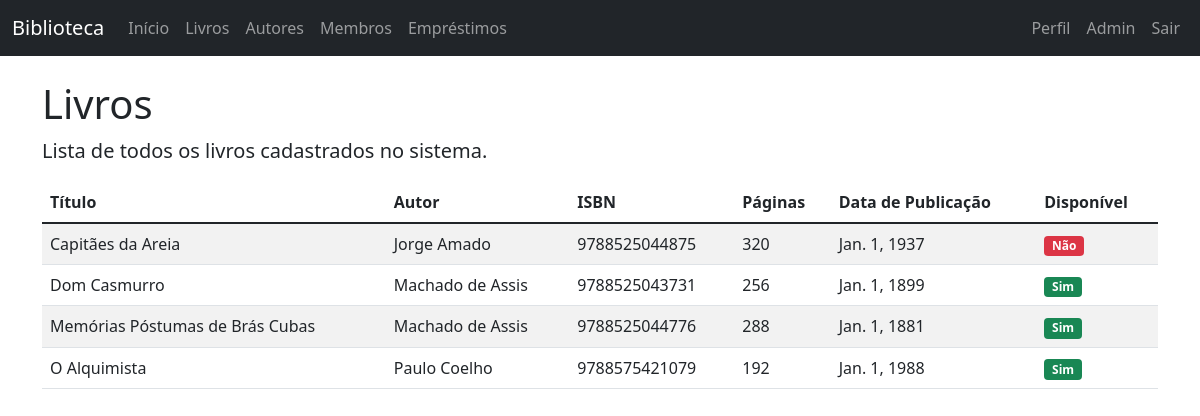
Page /books/ (signed in) on the committed database.
### books/models.py (models this page shows, shortened)
class Book(models.Model):
    title = models.CharField(max_length=200)
    author = models.ForeignKey(Author, on_delete=models.CASCADE, related_name='books')
    isbn = models.CharField(max_length=13, unique=True)
    publication_date = models.DateField()
    pages = models.IntegerField()
    available = models.BooleanField(default=True)
    class Meta:
        ordering = ['title']

class Author(models.Model):
    first_name = models.CharField(max_length=100)
    last_name = models.CharField(max_length=100)
    birth_date = models.DateField(null=True, blank=True)
    def __str__(self):
        return f"{self.first_name} {self.last_name}"
    class Meta:
        ordering = ['last_name']

### books/views.py (the view)
# urls.py: path('books/', views.book_list, name='book_list'),
@login_required
def book_list(request):
    books = Book.objects.all()
    try:
        member = request.user.member
        is_librarian = member.is_librarian
    except Member.DoesNotExist:
        is_librarian = False
    return render(request, 'books/book_list.html', {
        'books': books,
        'is_librarian': is_librarian
    })

### books/models.py (called while the page is built)
    @property
    def is_librarian(self):
        return self.role == 'librarian' or self.role == 'admin'

### templates/books/book_list.html (shortened to what this page needs)
{% extends 'base.html' %}
{% block content %}
<div class="row">
    <div class="col-md-12">
        <h1>Livros</h1>
        <p class="lead">Lista de todos os livros cadastrados no sistema.</p>
        {% if books %}
            <div class="table-responsive">
                <table class="table table-striped table-hover">
                    <thead>
                        <tr>
                            <th>Título</th>
                            <th>Autor</th>
                            <th>ISBN</th>
                            <th>Páginas</th>
                            <th>Data de Publicação</th>
                            <th>Disponível</th>
                        </tr>
                    </thead>
                    <tbody>
                        {% for book in books %}
                            <tr>
                                <td>{{ book.title }}</td>
                                <td>{{ book.author }}</td>
                                <td>{{ book.isbn }}</td>
                                <td>{{ book.pages }}</td>
                                <td>{{ book.publication_date }}</td>
                                <td>
                                    {% if book.available %}
                                        <span class="badge bg-success">Sim</span>
                                    {% else %}
                                        <span class="badge bg-danger">Não</span>
                                    {% endif %}
                                </td>
                            </tr>
                        {% endfor %}
                    </tbody>
                </table>
            </div>
        {% else %}
            <div class="alert alert-info">
                <p>Nenhum livro cadastrado ainda.</p>
            </div>
        {% endif %}
    </div>
</div>
{% endblock %}

### templates/base.html (shortened to what this page needs)
<!DOCTYPE html>
<html lang="en">
<head>
    <link href="https://cdn.jsdelivr.net/npm/bootstrap@5.1.3/dist/css/bootstrap.min.css" rel="stylesheet">
</head>
<body>
    <nav class="navbar navbar-expand-lg navbar-dark bg-dark">
        <div class="container-fluid">
            <a class="navbar-brand" href="{% url 'index' %}">Biblioteca</a>
            <div class="collapse navbar-collapse" id="navbarNav">
                <ul class="navbar-nav me-auto">
                    <li class="nav-item">
                        <a class="nav-link" href="{% url 'index' %}">Início</a>
                    </li>
                    <li class="nav-item">
                        <a class="nav-link" href="{% url 'book_list' %}">Livros</a>
                    </li>
                    <li class="nav-item">
                        <a class="nav-link" href="{% url 'author_list' %}">Autores</a>
                    </li>
                    {% if user.is_authenticated %}
                        {% if user.member.is_librarian %}
                            <li class="nav-item">
                                <a class="nav-link" href="{% url 'member_list' %}">Membros</a>
                            </li>
                            <li class="nav-item">
                                <a class="nav-link" href="{% url 'borrow_list' %}">Empréstimos</a>
                            </li>
                        {% endif %}
                    {% endif %}
                </ul>
                <ul class="navbar-nav">
                    {% if user.is_authenticated %}
                        <li class="nav-item">
                            <a class="nav-link" href="{% url 'profile' %}">Perfil</a>
                        </li>
                        <li class="nav-item">
                            <a class="nav-link" href="{% url 'admin:index' %}">Admin</a>
                        </li>
                        <li class="nav-item">
                            <a class="nav-link" href="{% url 'logout' %}">Sair</a>
                        </li>
                    {% else %}
                        <li class="nav-item">
                            <a class="nav-link" href="{% url 'login' %}">Entrar</a>
                        </li>
                    {% endif %}
                </ul>
            </div>
        </div>
    </nav>
    <div class="container mt-4">
        {% block content %}
        {% endblock %}
    </div>
</body>
</html>

### rows in the picture
Book: title "Capitães da Areia", author "Jorge Amado", isbn "9788525044875", pages "320", publication_date "Jan. 1, 1937", available "Não"
Book: title "Dom Casmurro", author "Machado de Assis", isbn "9788525043731", pages "256", publication_date "Jan. 1, 1899", available "Sim"
Book: title "Memórias Póstumas de Brás Cubas", author "Machado de Assis", isbn "9788525044776", pages "288", publication_date "Jan. 1, 1881", available "Sim"
Book: title "O Alquimista", author "Paulo Coelho", isbn "9788575421079", pages "192", publication_date "Jan. 1, 1988", available "Sim"
